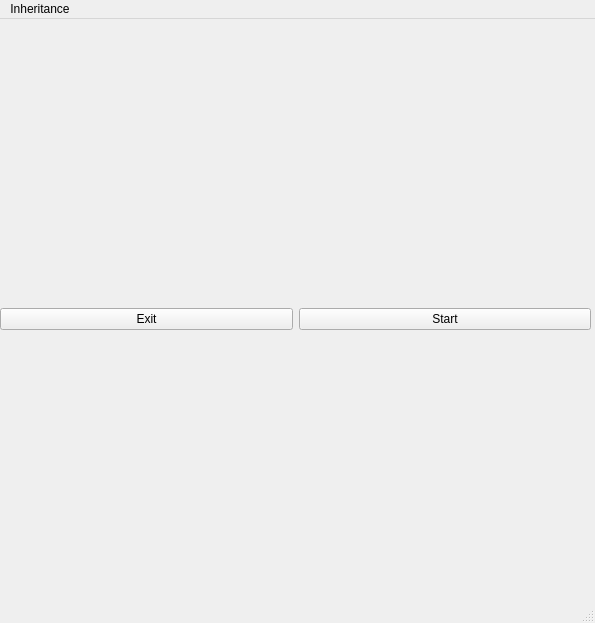
<?xml version="1.0" encoding="UTF-8"?>
<ui version="4.0">
 <class>MainWindow</class>
 <widget class="QMainWindow" name="MainWindow">
  <property name="geometry">
   <rect>
    <x>0</x>
    <y>0</y>
    <width>595</width>
    <height>623</height>
   </rect>
  </property>
  <property name="windowTitle">
   <string>MainWindow</string>
  </property>
  <widget class="QWidget" name="centralwidget">
   <widget class="QWidget" name="gridLayoutWidget">
    <property name="geometry">
     <rect>
      <x>0</x>
      <y>10</y>
      <width>591</width>
      <height>581</height>
     </rect>
    </property>
    <layout class="QGridLayout" name="gridLayout">
     <item row="0" column="0" rowspan="2">
      <layout class="QHBoxLayout" name="horizontalLayout">
       <item>
        <widget class="QPushButton" name="exitButton">
         <property name="text">
          <string>Exit</string>
         </property>
        </widget>
       </item>
       <item>
        <widget class="QPushButton" name="startButton">
         <property name="text">
          <string>Start</string>
         </property>
        </widget>
       </item>
      </layout>
     </item>
    </layout>
   </widget>
  </widget>
  <widget class="QMenuBar" name="menubar">
   <property name="geometry">
    <rect>
     <x>0</x>
     <y>0</y>
     <width>595</width>
     <height>20</height>
    </rect>
   </property>
   <widget class="QMenu" name="menuInheritance">
    <property name="title">
     <string>Inheritance</string>
    </property>
   </widget>
   <addaction name="menuInheritance"/>
  </widget>
  <widget class="QStatusBar" name="statusbar"/>
 </widget>
 <resources/>
 <connections/>
</ui>
